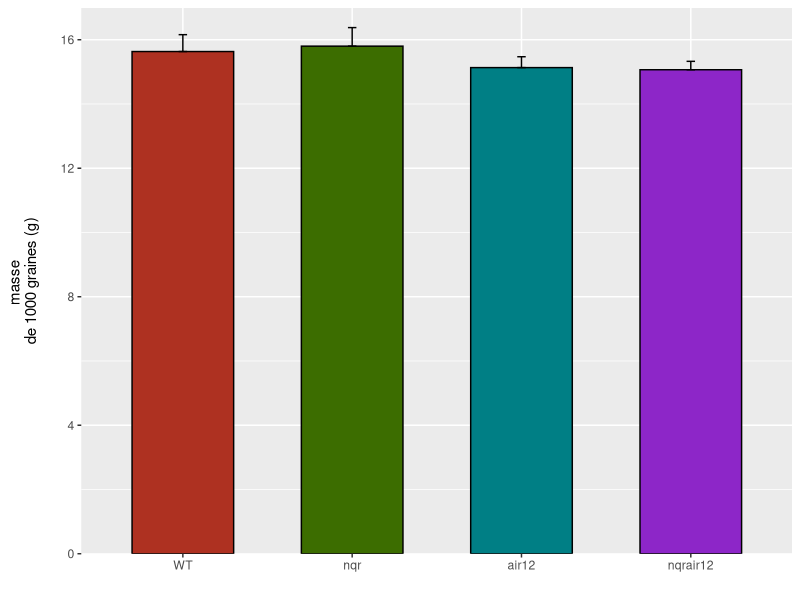

The R script that drew this image:
graphics.off()
remove(list = ls())

library(ggplot2)
library(cowplot)

data <- data.frame(read.csv("Ler1000.csv", sep = ',', dec = '.', header = TRUE))

#########
#CALCULS#
#########

mean <- aggregate(data$masse, list(data$genotype), mean)

StandErr <- function(x) {
  se <- sd(x)/sqrt(length(x)) # pas besoin de détailler x, aggregate se charge de tout compléter
}

standard.error <- aggregate(data$masse, list(data$genotype), StandErr)

summary <- cbind(mean, standard.error[,2]) # rassembler 2 tableaux
colnames(summary) <- c("genotype", "weight", "standard_error")

summary$genotype <- factor(summary$genotype, levels = c("WT", "nqr", "air12","nqrair12"))

#########
#BARPLOT#
#########

g <- ggplot(data = summary, 
            aes(x = genotype, 
                y = weight,
                fill = genotype,
                group = genotype))
g <- g + theme(legend.position = "none")
g <- g + geom_bar(stat = "identity", 
                  color = "black", width = 0.6)
g <- g + xlab("")
g <- g + scale_fill_hue(l = 40, c = 100)
g <- g + scale_y_continuous(name = "masse \nde 1000 graines (g)\n",                            
                            expand = c(0,0), 
                            limits = c(0,17))
g <- g + geom_errorbar(aes(ymin = summary$weight, ymax = summary$weight + summary$standard_error), width = 0.05)
g
save_plot('masse1000grainesLER.png', g, base_aspect_ratio = 1.3)

#######
#TESTS#
#######

shapiroTest <- aggregate(masse ~ genotype, data = data, 
                         function (x) shapiro.test(x)$p.value)
#toutes les distributions sont normales

result <- data.frame(reference=character(0),
                     genotype=character(0),
                     bartlett=numeric(0),
                     bartlett.pass=logical(0),
                     student=numeric(0),
                     student.pass=logical(0))

for (params in list(c("WT", "nqr"),
                    c("WT", "air12"),
                    c("WT", "nqrair12"))) {
  
  reference <- params[1]
  genotype <- params[2]
  
  bartlettResult <- bartlett.test(list(data$masse[data$genotype == reference],
                                       data$masse[data$genotype == genotype]))
  
  #égalité des variances
  
  studentResult<- t.test(data$masse[data$genotype == reference],
                         data$masse[data$genotype == genotype], var.equal = TRUE)
  
  result <- rbind(result, data.frame(reference=reference,
                                     genotype=genotype,
                                     bartlett=bartlettResult$p.value,
                                     bartlett.pass=(bartlettResult$p.value > 0.05),
                                     student=studentResult$p.value,
                                     student.pass=(studentResult$p.value > 0.05)))
}